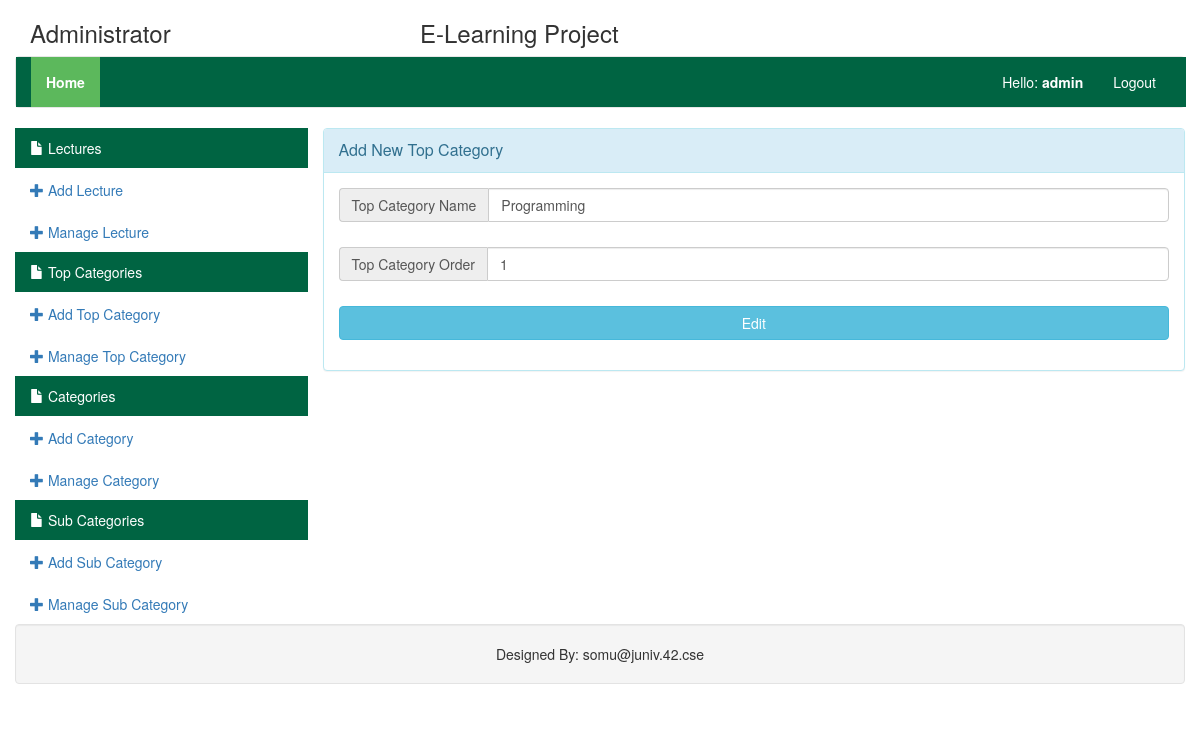
Screenshot of /admin/add_top_category.php?edit_id=33 (signed in) with the database file from the repository.
### tables this page shows
CREATE TABLE `table_top_category` (
  `top_category_id` int(11) NOT NULL,
  `top_category_name` varchar(200) NOT NULL,
  `top_category_order` int(11) NOT NULL
);

### connection.php (called while the page is built, shortened)
<?php
	function mres($con, $data) {
		return mysqli_real_escape_string($con, rtrim(ltrim($data)));
	}
 ?>

### admin/add_top_category.php (the view, shortened to what this page needs)
<?php
	include "../connection.php";
	$top_category_name="";
	$top_category_order="";
	if (isset($_GET["edit_id"])) {
		$qe = mysqli_query($con, "select * from table_top_category where top_category_id='".mres($con, $_GET["edit_id"])."'");
		while ($row = $qe->fetch_assoc()) {
			$top_category_name=$row["top_category_name"];
			$top_category_order=$row["top_category_order"];
		}
	}
 ?>
<?php include "header.php"; ?>
	<div class="row" style="padding-left: 0px; padding-right: 0px;">
		<div class="col-lg-3 col-md-3 col-sm-3 col-xs-12" style="padding-left: 0px; padding-right: 0px;">
			<?php include "left_menu.php"; ?>
		</div>
		<div class="col-lg-9 col-md-9 col-sm-9 col-xs-12" style="padding-right: 0px;">
			<div class="panel panel-info">
				<div class="panel-heading">
					<div class="panel-title">Add New Top Category</div>
				</div>
				<div class="panel-body">
					<form id="form_add_top_category" class="form-horizontal" rol="form" method="post" action='<?php echo $_SERVER["PHP_SELF"]; ?>'>
						<div style="margin-bottom: 25px;" class="input-group">
							<span class="input-group-addon">Top Category Name</span>
							<input id="text_top_category_name" type="text" class="form-control" name="text_top_category_name" value="<?php echo $top_category_name; ?>">
						</div>
						<div style="margin-bottom: 25px;" class="input-group">
							<span class="input-group-addon">Top Category Order</span>
							<input id="text_top_category_order" type="text" class="form-control" name="text_top_category_order" value="<?php echo $top_category_order; ?>">
						</div>
						<div style="margin-top: 10px;" class="form-group">
							<div class="col-sm-12 controls">
								<?php
									if (!isset($_GET["edit_id"])) {
										echo '<input type="submit" id="btn_save" name="btn_save" class="btn btn-info btn-block btn-large" value="Save">';
									}
									else {
										echo '<input type="submit" id="btn_edit" name="btn_edit" class="btn btn-info btn-block btn-large" value="Edit">';
									}
								 ?>
							</div>
						</div>
					</form>
				</div>
			</div>
		</div>
	</div>
<?php include "footer.php"; ?>

### rows the page displays
table_top_category: text_top_category_name "Programming", text_top_category_order "1"

### other values shown
$_SESSION["username"] "admin"
